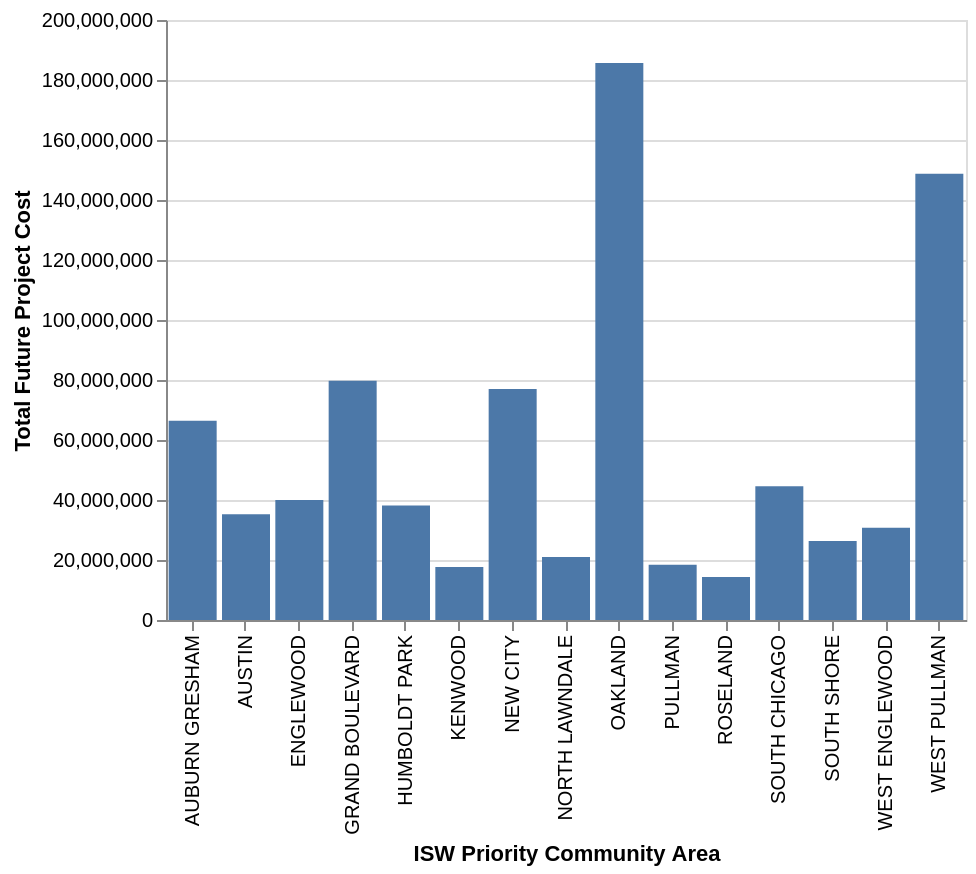

Write a Vega-Lite specification for this figure.
### Vega-Lite specification from a JSON file in a GitHub repository (floating-point values rounded to 4 significant figures; data arrays with more than 128 entries replaced by an {"elided": "..."} marker saying what was removed)
{"config": {"view": {"continuousWidth": 400, "continuousHeight": 300}}, "data": {"name": "data-e217960ed00ddd281a03d593d9e6b56d"}, "mark": "bar", "encoding": {"tooltip": [{"field": "Future_Projects_Created", "title": "Projects Created", "type": "quantitative"}, {"field": "Total_Future_Cost", "title": "Total Future Project Cost", "type": "quantitative"}], "x": {"field": "community", "title": "ISW Priority Community Area", "type": "nominal"}, "y": {"field": "Total_Future_Cost", "title": "Total Future Project Cost", "type": "quantitative"}}, "selection": {"selector034": {"type": "interval", "bind": "scales", "encodings": ["x", "y"]}}, "width": 400, "$schema": "https://vega.github.io/schema/vega-lite/v4.17.0.json", "datasets": {"data-e217960ed00ddd281a03d593d9e6b56d": [{"commarea": 23.0, "TotPop": 61916, "pct_male": 0.4752, "pct_female": 0.5248, "pct_pop20_44": 0.3803, "pct_white": 0.1836, "pct_black": 0.3071, "pct_latino": 0.4788, "pct_asian": 0.01247, "pct_indigameri": 0.0002746, "pct_HA_PI": 0.0, "pct_other_race": 0.03229, "Pct_Unemployed": 0.1013, "community": "HUMBOLDT PARK", "med_appr_amt": 2544000.0, "med_pub_sub": 0.2609, "med_tot_cost": 7637000.0, "project_count": 18.0, "logDistLoop": null, "invest": true, "Future_TIF_Funding": 14670000.0, "Future_Projects_Created": 5.0, "Total_Future_Cost": 38190000.0, "type": "Feature", "geometry": {"type": "MultiPolygon", "coordinates": {"elided": "1x1x504x2 float values"}}}, {"commarea": 25.0, "TotPop": 97313, "pct_male": 0.4613, "pct_female": 0.5387, "pct_pop20_44": 0.3433, "pct_white": 0.05333, "pct_black": 0.7483, "pct_latino": 0.1763, "pct_asian": 0.005087, "pct_indigameri": 0.0, "pct_HA_PI": 0.0001747, "pct_other_race": 0.03005, "Pct_Unemployed": 0.1351, "community": "AUSTIN", "med_appr_amt": 2925000.0, "med_pub_sub": 0.5, "med_tot_cost": 7045000.0, "project_count": 14.0, "logDistLoop": null, "invest": true, "Future_TIF_Funding": 14670000.0, "Future_Projects_Created": 5.0, "Total_Future_Cost": 35230000.0, "type": "Feature", "geometry": {"type": "MultiPolygon", "coordinates": {"elided": "1x1x981x2 float values"}}}, {"commarea": 29.0, "TotPop": 42495, "pct_male": 0.4634, "pct_female": 0.5366, "pct_pop20_44": 0.3507, "pct_white": 0.2354, "pct_black": 0.5917, "pct_latino": 0.1273, "pct_asian": 0.02581, "pct_indigameri": 0.0, "pct_HA_PI": 0.0, "pct_other_race": 0.03367, "Pct_Unemployed": 0.1376, "community": "NORTH LAWNDALE", "med_appr_amt": 2000000.0, "med_pub_sub": 0.4952, "med_tot_cost": 3000000.0, "project_count": 19.0, "logDistLoop": null, "invest": true, "Future_TIF_Funding": 14670000.0, "Future_Projects_Created": 7.0, "Total_Future_Cost": 21000000.0, "type": "Feature", "geometry": {"type": "MultiPolygon", "coordinates": {"elided": "1x1x522x2 float values"}}}, {"commarea": 36.0, "TotPop": 7413, "pct_male": 0.4059, "pct_female": 0.5941, "pct_pop20_44": 0.3208, "pct_white": 0.03858, "pct_black": 0.8876, "pct_latino": 0.04897, "pct_asian": 0.009308, "pct_indigameri": 0.0005396, "pct_HA_PI": 0.0, "pct_other_race": 0.02631, "Pct_Unemployed": 0.2378, "community": "OAKLAND", "med_appr_amt": 2500000.0, "med_pub_sub": 0.08319, "med_tot_cost": 37130000.0, "project_count": 8.0, "logDistLoop": null, "invest": true, "Future_TIF_Funding": 14670000.0, "Future_Projects_Created": 5.0, "Total_Future_Cost": 185700000.0, "type": "Feature", "geometry": {"type": "MultiPolygon", "coordinates": {"elided": "1x1x314x2 float values"}}}, {"commarea": 38.0, "TotPop": 17867, "pct_male": 0.4286, "pct_female": 0.5714, "pct_pop20_44": 0.3335, "pct_white": 0.02922, "pct_black": 0.8927, "pct_latino": 0.03694, "pct_asian": 0.008675, "pct_indigameri": 0.001175, "pct_HA_PI": 0.0, "pct_other_race": 0.06005, "Pct_Unemployed": 0.1374, "community": "GRAND BOULEVARD", "med_appr_amt": 2000000.0, "med_pub_sub": 0.1946, "med_tot_cost": 11390000.0, "project_count": 27.0, "logDistLoop": null, "invest": true, "Future_TIF_Funding": 14670000.0, "Future_Projects_Created": 7.0, "Total_Future_Cost": 79720000.0, "type": "Feature", "geometry": {"type": "MultiPolygon", "coordinates": {"elided": "1x1x328x2 float values"}}}, {"commarea": 39.0, "TotPop": 18492, "pct_male": 0.4609, "pct_female": 0.5391, "pct_pop20_44": 0.3557, "pct_white": 0.2096, "pct_black": 0.6611, "pct_latino": 0.02958, "pct_asian": 0.05705, "pct_indigameri": 0.001352, "pct_HA_PI": 0.0, "pct_other_race": 0.07987, "Pct_Unemployed": 0.1026, "community": "KENWOOD", "med_appr_amt": 246800.0, "med_pub_sub": 0.5, "med_tot_cost": 300000.0, "project_count": 5.0, "logDistLoop": null, "invest": true, "Future_TIF_Funding": 14670000.0, "Future_Projects_Created": 59.0, "Total_Future_Cost": 17700000.0, "type": "Feature", "geometry": {"type": "MultiPolygon", "coordinates": {"elided": "1x1x693x2 float values"}}}, {"commarea": 43.0, "TotPop": 52565, "pct_male": 0.4596, "pct_female": 0.5404, "pct_pop20_44": 0.373, "pct_white": 0.02574, "pct_black": 0.9303, "pct_latino": 0.02661, "pct_asian": 0.004623, "pct_indigameri": 0.0, "pct_HA_PI": 0.0004946, "pct_other_race": 0.02443, "Pct_Unemployed": 0.1582, "community": "SOUTH SHORE", "med_appr_amt": 5112000.0, "med_pub_sub": 0.2806, "med_tot_cost": 13180000.0, "project_count": 2.0, "logDistLoop": null, "invest": true, "Future_TIF_Funding": 14670000.0, "Future_Projects_Created": 2.0, "Total_Future_Cost": 26370000.0, "type": "Feature", "geometry": {"type": "MultiPolygon", "coordinates": {"elided": "1x1x1307x2 float values"}}}, {"commarea": 46.0, "TotPop": 25800, "pct_male": 0.4602, "pct_female": 0.5398, "pct_pop20_44": 0.3265, "pct_white": 0.04655, "pct_black": 0.7438, "pct_latino": 0.1947, "pct_asian": 0.004496, "pct_indigameri": 0.0009302, "pct_HA_PI": 0.0, "pct_other_race": 0.01721, "Pct_Unemployed": 0.1503, "community": "SOUTH CHICAGO", "med_appr_amt": 11380000.0, "med_pub_sub": 0.6249, "med_tot_cost": 44560000.0, "project_count": 4.0, "logDistLoop": null, "invest": true, "Future_TIF_Funding": 14670000.0, "Future_Projects_Created": 1.0, "Total_Future_Cost": 44560000.0, "type": "Feature", "geometry": {"type": "MultiPolygon", "coordinates": {"elided": "1x1x1094x2 float values"}}}, {"commarea": 49.0, "TotPop": 35926, "pct_male": 0.47, "pct_female": 0.53, "pct_pop20_44": 0.3131, "pct_white": 0.01614, "pct_black": 0.9496, "pct_latino": 0.0162, "pct_asian": 0.002004, "pct_indigameri": 0.001336, "pct_HA_PI": 0.0, "pct_other_race": 0.02625, "Pct_Unemployed": 0.1855, "community": "ROSELAND", "med_appr_amt": 650000.0, "med_pub_sub": 1.0, "med_tot_cost": 650000.0, "project_count": 1.0, "logDistLoop": null, "invest": true, "Future_TIF_Funding": 14670000.0, "Future_Projects_Created": 22.0, "Total_Future_Cost": 14300000.0, "type": "Feature", "geometry": {"type": "MultiPolygon", "coordinates": {"elided": "1x1x639x2 float values"}}}, {"commarea": 50.0, "TotPop": 7147, "pct_male": 0.395, "pct_female": 0.605, "pct_pop20_44": 0.3368, "pct_white": 0.1131, "pct_black": 0.7754, "pct_latino": 0.08227, "pct_asian": 0.0009794, "pct_indigameri": 0.0, "pct_HA_PI": 0.0, "pct_other_race": 0.04953, "Pct_Unemployed": 0.1583, "community": "PULLMAN", "med_appr_amt": 8100000.0, "med_pub_sub": 0.1765, "med_tot_cost": 18380000.0, "project_count": 5.0, "logDistLoop": null, "invest": true, "Future_TIF_Funding": 14670000.0, "Future_Projects_Created": 1.0, "Total_Future_Cost": 18380000.0, "type": "Feature", "geometry": {"type": "MultiPolygon", "coordinates": {"elided": "1x1x378x2 float values"}}}, {"commarea": 53.0, "TotPop": 30161, "pct_male": 0.4685, "pct_female": 0.5315, "pct_pop20_44": 0.3365, "pct_white": 0.006366, "pct_black": 0.9035, "pct_latino": 0.06071, "pct_asian": 0.0, "pct_indigameri": 0.0, "pct_HA_PI": 0.0, "pct_other_race": 0.04808, "Pct_Unemployed": 0.199, "community": "WEST PULLMAN", "med_appr_amt": 1500000.0, "med_pub_sub": 0.177, "med_tot_cost": 16520000.0, "project_count": 5.0, "logDistLoop": null, "invest": true, "Future_TIF_Funding": 14670000.0, "Future_Projects_Created": 9.0, "Total_Future_Cost": 148700000.0, "type": "Feature", "geometry": {"type": "MultiPolygon", "coordinates": {"elided": "1x1x1008x2 float values"}}}, {"commarea": 61.0, "TotPop": 39274, "pct_male": 0.517, "pct_female": 0.483, "pct_pop20_44": 0.3558, "pct_white": 0.1848, "pct_black": 0.2046, "pct_latino": 0.5742, "pct_asian": 0.02236, "pct_indigameri": 2.546e-05, "pct_HA_PI": 0.0, "pct_other_race": 0.02584, "Pct_Unemployed": 0.1366, "community": "NEW CITY", "med_appr_amt": 2134000.0, "med_pub_sub": 0.1839, "med_tot_cost": 12830000.0, "project_count": 18.0, "logDistLoop": null, "invest": true, "Future_TIF_Funding": 14670000.0, "Future_Projects_Created": 6.0, "Total_Future_Cost": 76990000.0, "type": "Feature", "geometry": {"type": "MultiPolygon", "coordinates": {"elided": "1x1x616x2 float values"}}}, {"commarea": 67.0, "TotPop": 26282, "pct_male": 0.48, "pct_female": 0.52, "pct_pop20_44": 0.298, "pct_white": 0.01259, "pct_black": 0.8421, "pct_latino": 0.1236, "pct_asian": 0.001674, "pct_indigameri": 0.0003805, "pct_HA_PI": 0.0, "pct_other_race": 0.03074, "Pct_Unemployed": 0.2243, "community": "WEST ENGLEWOOD", "med_appr_amt": 962500.0, "med_pub_sub": 0.7143, "med_tot_cost": 2050000.0, "project_count": 8.0, "logDistLoop": null, "invest": true, "Future_TIF_Funding": 14670000.0, "Future_Projects_Created": 15.0, "Total_Future_Cost": 30750000.0, "type": "Feature", "geometry": {"type": "MultiPolygon", "coordinates": {"elided": "1x1x393x2 float values"}}}, {"commarea": 68.0, "TotPop": 21054, "pct_male": 0.471, "pct_female": 0.529, "pct_pop20_44": 0.297, "pct_white": 0.01373, "pct_black": 0.9139, "pct_latino": 0.0436, "pct_asian": 0.00684, "pct_indigameri": 0.002992, "pct_HA_PI": 0.0, "pct_other_race": 0.0379, "Pct_Unemployed": 0.2492, "community": "ENGLEWOOD", "med_appr_amt": 2500000.0, "med_pub_sub": 0.7019, "med_tot_cost": 8000000.0, "project_count": 8.0, "logDistLoop": null, "invest": true, "Future_TIF_Funding": 14670000.0, "Future_Projects_Created": 5.0, "Total_Future_Cost": 40000000.0, "type": "Feature", "geometry": {"type": "MultiPolygon", "coordinates": {"elided": "1x1x539x2 float values"}}}, {"commarea": 71.0, "TotPop": 48039, "pct_male": 0.4587, "pct_female": 0.5413, "pct_pop20_44": 0.3186, "pct_white": 0.008451, "pct_black": 0.9422, "pct_latino": 0.03566, "pct_asian": 0.002415, "pct_indigameri": 0.0007078, "pct_HA_PI": 0.0, "pct_other_race": 0.0183, "Pct_Unemployed": 0.1935, "community": "AUBURN GRESHAM", "med_appr_amt": 4645000.0, "med_pub_sub": 0.2562, "med_tot_cost": 22130000.0, "project_count": 4.0, "logDistLoop": null, "invest": true, "Future_TIF_Funding": 14670000.0, "Future_Projects_Created": 3.0, "Total_Future_Cost": 66380000.0, "type": "Feature", "geometry": {"type": "MultiPolygon", "coordinates": {"elided": "1x1x563x2 float values"}}}]}}
